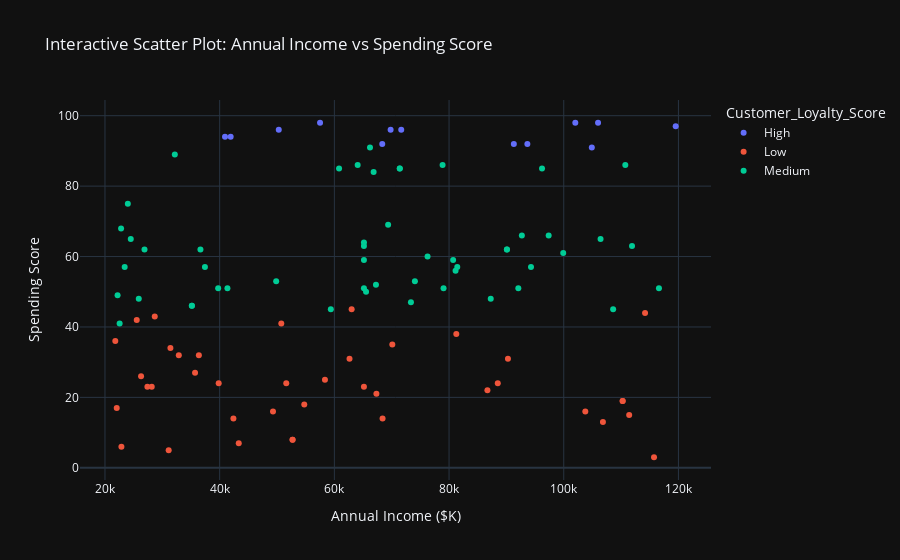

Notebook cell for this chart:
### Code cell
#Interactive Customer Segmentation - Scatter Plot
import plotly.express as px
fig = px.scatter(
    df_ltd,
    x="Annual_Income",
    y="Spending_Score",
    color="Customer_Loyalty_Score",
    hover_data=["Customer_ID", "Annual_Income", "Spending_Score", "Customer_Loyalty_Score"],
    title="Interactive Scatter Plot: Annual Income vs Spending Score",
    labels={"Annual_Income": "Annual Income ($K)", "Spending_Score": "Spending Score"},
    template="plotly_dark"
)
fig.show()

### Figure 1 — Plotly figure (JSON) as saved in the notebook; plotly's stock layout.template omitted (floating-point values rounded to 4 significant figures)
{"data": [{"customdata": [[1, "High"], [4, "High"], [15, "High"], [17, "High"], [20, "High"], [23, "High"], [26, "High"], [27, "High"], [29, "High"], [38, "High"], [58, "High"], [61, "High"], [80, "High"]], "hovertemplate": "Customer_Loyalty_Score=%{customdata[1]}<br>Annual Income ($K)=%{x}<br>Spending Score=%{y}<br>Customer_ID=%{customdata[0]}<extra></extra>", "legendgroup": "High", "marker": {"color": "#636efa", "symbol": "circle"}, "mode": "markers", "name": "High", "orientation": "v", "showlegend": true, "type": "scatter", "x": [71663, 69811, 104896, 91295, 57504, 93656, 41918, 105981, 50306, 40932, 68354, 102018, 119522], "xaxis": "x", "y": [96, 96, 91, 92, 98, 92, 94, 98, 96, 94, 92, 98, 97], "yaxis": "y"}, {"customdata": [[2, "Low"], [8, "Low"], [9, "Low"], [10, "Low"], [13, "Low"], [14, "Low"], [19, "Low"], [21, "Low"], [22, "Low"], [34, "Low"], [36, "Low"], [37, "Low"], [42, "Low"], [43, "Low"], [44, "Low"], [47, "Low"], [49, "Low"], [52, "Low"], [53, "Low"], [54, "Low"], [55, "Low"], [57, "Low"], [60, "Low"], [63, "Low"], [64, "Low"], [67, "Low"], [69, "Low"], [70, "Low"], [71, "Low"], [73, "Low"], [74, "Low"], [75, "Low"], [78, "Low"], [82, "Low"], [87, "Low"], [91, "Low"], [97, "Low"], [99, "Low"], [54, "Low"], [71, "Low"]], "hovertemplate": "Customer_Loyalty_Score=%{customdata[1]}<br>Annual Income ($K)=%{x}<br>Spending Score=%{y}<br>Customer_ID=%{customdata[0]}<extra></extra>", "legendgroup": "Low", "marker": {"color": "#EF553B", "symbol": "circle"}, "mode": "markers", "name": "Low", "orientation": "v", "showlegend": true, "type": "scatter", "x": [35708, 54754, 115742, 31411, 103763, 28680, 31111, 21802, 28155, 36371, 22049, 51616, 63016, 27400, 62642, 86690, 26295, 49299, 32874, 52711, 25539, 81267, 58360, 88497, 65157, 22869, 70108, 114179, 110272, 43328, 111412, 106831, 42399, 90271, 39830, 67333, 50746, 68404, 52711, 110272], "xaxis": "x", "y": [27, 18, 3, 34, 16, 43, 5, 36, 23, 32, 17, 24, 45, 23, 31, 22, 26, 16, 32, 8, 42, 38, 25, 24, 23, 6, 35, 44, 19, 7, 15, 13, 14, 31, 24, 21, 41, 14, 8, 19], "yaxis": "y"}, {"customdata": [[3, "Medium"], [5, "Medium"], [6, "Medium"], [7, "Medium"], [11, "Medium"], [12, "Medium"], [16, "Medium"], [18, "Medium"], [24, "Medium"], [25, "Medium"], [28, "Medium"], [30, "Medium"], [31, "Medium"], [32, "Medium"], [33, "Medium"], [35, "Medium"], [39, "Medium"], [40, "Medium"], [41, "Medium"], [45, "Medium"], [46, "Medium"], [48, "Medium"], [50, "Medium"], [51, "Medium"], [56, "Medium"], [59, "Medium"], [62, "Medium"], [65, "Medium"], [66, "Medium"], [68, "Medium"], [72, "Medium"], [76, "Medium"], [77, "Medium"], [79, "Medium"], [81, "Medium"], [83, "Medium"], [84, "Medium"], [85, "Medium"], [86, "Medium"], [88, "Medium"], [89, "Medium"], [90, "Medium"], [92, "Medium"], [93, "Medium"], [94, "Medium"], [95, "Medium"], [96, "Medium"], [98, "Medium"], [100, "Medium"], [84, "Medium"], [46, "Medium"], [45, "Medium"]], "hovertemplate": "Customer_Loyalty_Score=%{customdata[1]}<br>Annual Income ($K)=%{x}<br>Spending Score=%{y}<br>Customer_ID=%{customdata[0]}<extra></extra>", "legendgroup": "Medium", "marker": {"color": "#00cc96", "symbol": "circle"}, "mode": "markers", "name": "Medium", "orientation": "v", "showlegend": true, "type": "scatter", "x": [111906, 22811, 76250, 92082, 65157, 87270, 65157, 108614, 59384, 67254, 80713, 36646, 66843, 116601, 110735, 97371, 49855, 81434, 92694, 35151, 71407, 24499, 79040, 32183, 73351, 22557, 22200, 41357, 65157, 81135, 65157, 23987, 78871, 66214, 106416, 64064, 90091, 60818, 65525, 37429, 26893, 99909, 23436, 94290, 96213, 25895, 39738, 69377, 74045, 90091, 71407, 35151], "xaxis": "x", "y": [63, 68, 60, 51, 63, 48, 51, 45, 45, 52, 59, 62, 84, 51, 86, 66, 53, 57, 66, 46, 85, 65, 51, 89, 47, 41, 49, 51, 59, 56, 64, 75, 86, 91, 65, 86, 62, 85, 50, 57, 62, 61, 57, 57, 85, 48, 51, 69, 53, 62, 85, 46], "yaxis": "y"}], "layout": {"autosize": true, "legend": {"title": {"text": "Customer_Loyalty_Score"}, "tracegroupgap": 0}, "title": {"text": "Interactive Scatter Plot: Annual Income vs Spending Score"}, "xaxis": {"anchor": "y", "autorange": true, "domain": [0, 1], "range": [15810.0, 125500.0], "title": {"text": "Annual Income ($K)"}, "type": "linear"}, "yaxis": {"anchor": "x", "autorange": true, "domain": [0, 1], "range": [-4.84, 105.8], "title": {"text": "Spending Score"}, "type": "linear"}}}
